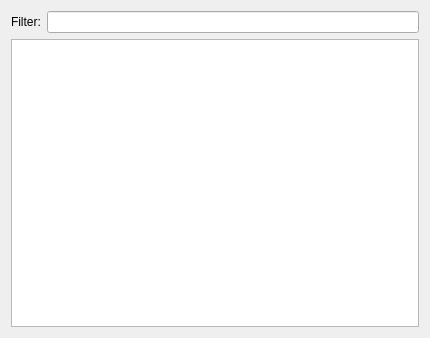
<?xml version="1.0" encoding="UTF-8"?>
<ui version="4.0">
 <class>WizardPage</class>
 <widget class="QWizardPage" name="WizardPage">
  <property name="geometry">
   <rect>
    <x>0</x>
    <y>0</y>
    <width>430</width>
    <height>338</height>
   </rect>
  </property>
  <property name="windowTitle">
   <string>WizardPage</string>
  </property>
  <property name="locale">
   <locale language="English" country="UnitedStates"/>
  </property>
  <property name="title">
   <string>Project selection</string>
  </property>
  <property name="subTitle">
   <string>Select a project to import.</string>
  </property>
  <layout class="QFormLayout" name="formLayout">
   <property name="fieldGrowthPolicy">
    <enum>QFormLayout::ExpandingFieldsGrow</enum>
   </property>
   <item row="0" column="0">
    <widget class="QLabel" name="label">
     <property name="text">
      <string>Filter:</string>
     </property>
    </widget>
   </item>
   <item row="0" column="1">
    <widget class="QLineEdit" name="filterLineEdit"/>
   </item>
   <item row="1" column="0" colspan="2">
    <widget class="QListWidget" name="projectListWidget"/>
   </item>
  </layout>
 </widget>
 <resources/>
 <connections/>
</ui>
